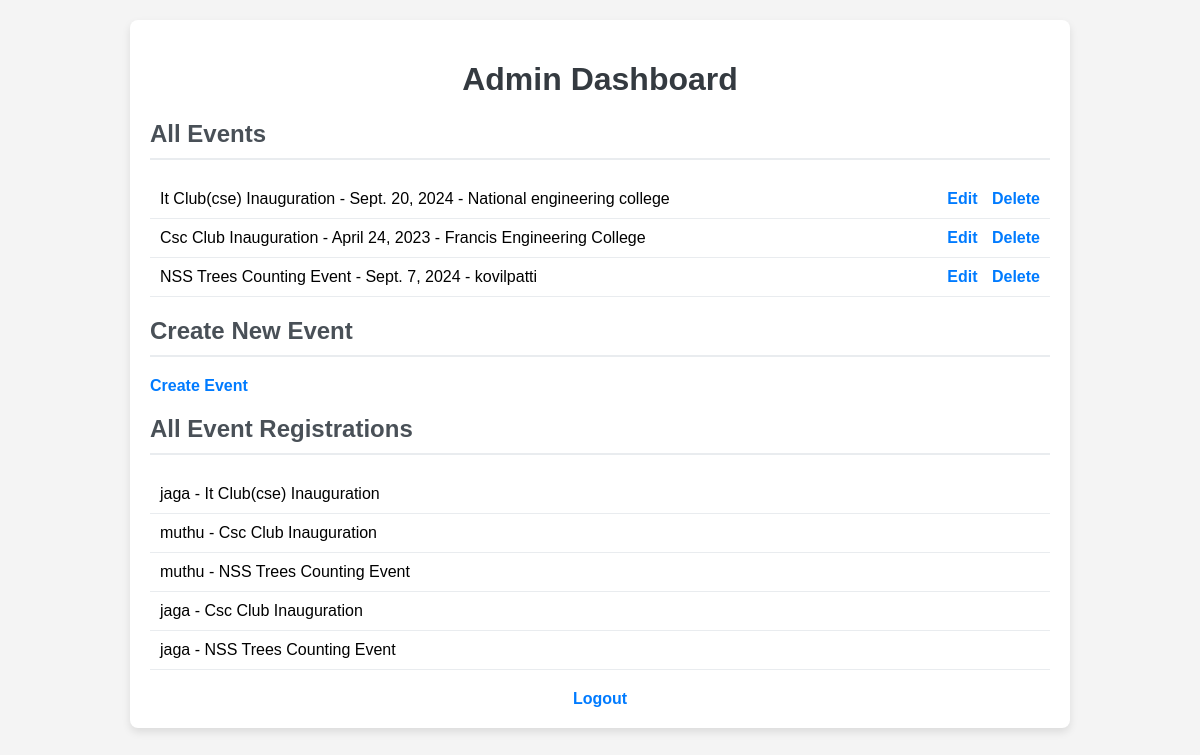
/admin-dashboard/ (signed in), run on the app's committed database.
### events/models.py (models this page shows, shortened)
class Event(models.Model):
    title = models.CharField(max_length=100)
    description = models.TextField()
    date = models.DateField()
    location = models.CharField(max_length=100)
    organizer = models.ForeignKey(UserProfile, on_delete=models.CASCADE, related_name='organized_events')
    pass

class EventRegistration(models.Model):
    event = models.ForeignKey(Event, on_delete=models.CASCADE)
    attendee = models.ForeignKey(UserProfile, on_delete=models.CASCADE, related_name='registrations')

class UserProfile(models.Model):
    ROLE_CHOICES = (
        ('admin', 'Admin'),
        ('organizer', 'Organizer'),
        ('attendee', 'Attendee'),
    )
    user = models.OneToOneField(User, on_delete=models.CASCADE)
    role = models.CharField(max_length=20, choices=ROLE_CHOICES)

### events/views.py (the view)
# urls.py: path('admin-dashboard/', views.admin_dashboard, name='admin_dashboard'),  # Custom admin page
@login_required
def admin_dashboard(request):
    if not request.user.is_authenticated:
        return redirect('login')  # Redirect to login page if the user is not authenticated
    try:
        profile = UserProfile.objects.get(user=request.user)
    except UserProfile.DoesNotExist:
        return redirect('login')  # Redirect to login if the user profile does not exist
    if profile.role != 'admin':
        return redirect('attendee_dashboard')  # Redirect non-admin users to the regular dashboard
    events = Event.objects.all()
    event_registrations = EventRegistration.objects.all()
    return render(request, 'events/admin_dashboard.html', {
        'events': events,
        'event_registrations': event_registrations,
    })

### events/templates/events/admin_dashboard.html (shortened to what this page needs)
<!DOCTYPE html>
<html>
<head>
</head>
<body>
    <div class="container">
        <h1>Admin Dashboard</h1>
        <h2>All Events</h2>
        <ul>
            {% for event in events %}
                <li>
                    {{ event.title }} - {{ event.date }} - {{ event.location }}
                    <div class="action-links">
                        <a href="{% url 'update_event' event.id %}">Edit</a>
                        <a href="{% url 'delete_event' event.id %}">Delete</a>
                    </div>
                </li>
            {% endfor %}
        </ul>
        <h2>Create New Event</h2>
        <a href="{% url 'create_event' %}">Create Event</a>
        <h2>All Event Registrations</h2>
        <ul>
            {% for registration in event_registrations %}
                <li>{{ registration.attendee.user.username }} - {{ registration.event.title }}</li>
            {% endfor %}
        </ul>
        <a class="logout" href="{% url 'logout' %}">Logout</a>
    </div>
</body>
</html>

### events/templates/events/admin_dashboard.html (style rules this page uses)
body { font-family: Arial, sans-serif; background-color: #f4f4f4; margin: 0; padding: 0; display: flex; flex-direction: column; align-items: center; }
.container { max-width: 900px; width: 100%; padding: 20px; background-color: #fff; border-radius: 8px; box-shadow: 0 4px 8px rgba(0, 0, 0, 0.1); margin-top: 20px; }
h1 { color: #343a40; text-align: center; }
h2 { color: #495057; margin-top: 20px; border-bottom: 2px solid #e9ecef; padding-bottom: 10px; }
ul { list-style-type: none; padding: 0; }
li { padding: 10px; border-bottom: 1px solid #e9ecef; display: flex; justify-content: space-between; align-items: center; }
a { color: #007bff; text-decoration: none; font-weight: bold; }
.action-links a { margin-right: 10px; }
.action-links a:last-child { margin-right: 0; }
.logout { display: block; text-align: center; margin-top: 20px; color: #007bff; text-decoration: none; font-weight: bold; }

### data on the page
Event: title "It Club(cse) Inauguration", date "Sept. 20, 2024", location "National engineering college"
Event: title "Csc Club Inauguration", date "April 24, 2023", location "Francis Engineering College"
Event: title "NSS Trees Counting Event", date "Sept. 7, 2024", location "kovilpatti"
EventRegistration: attendee.user.username "jaga", event "It Club(cse) Inauguration"
EventRegistration: attendee.user.username "muthu", event "Csc Club Inauguration"
EventRegistration: attendee.user.username "muthu", event "NSS Trees Counting Event"
EventRegistration: attendee.user.username "jaga", event "Csc Club Inauguration"
EventRegistration: attendee.user.username "jaga", event "NSS Trees Counting Event"
